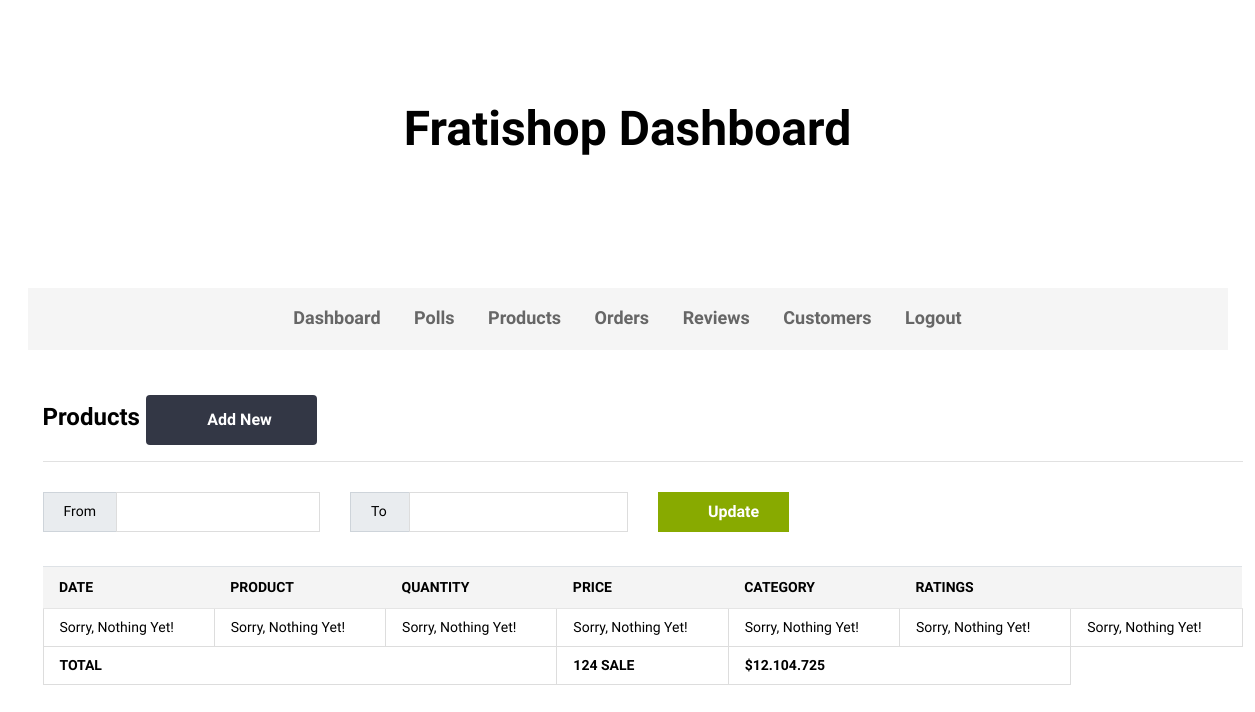
Page /dashboard-all-products/ on the earlier database version.
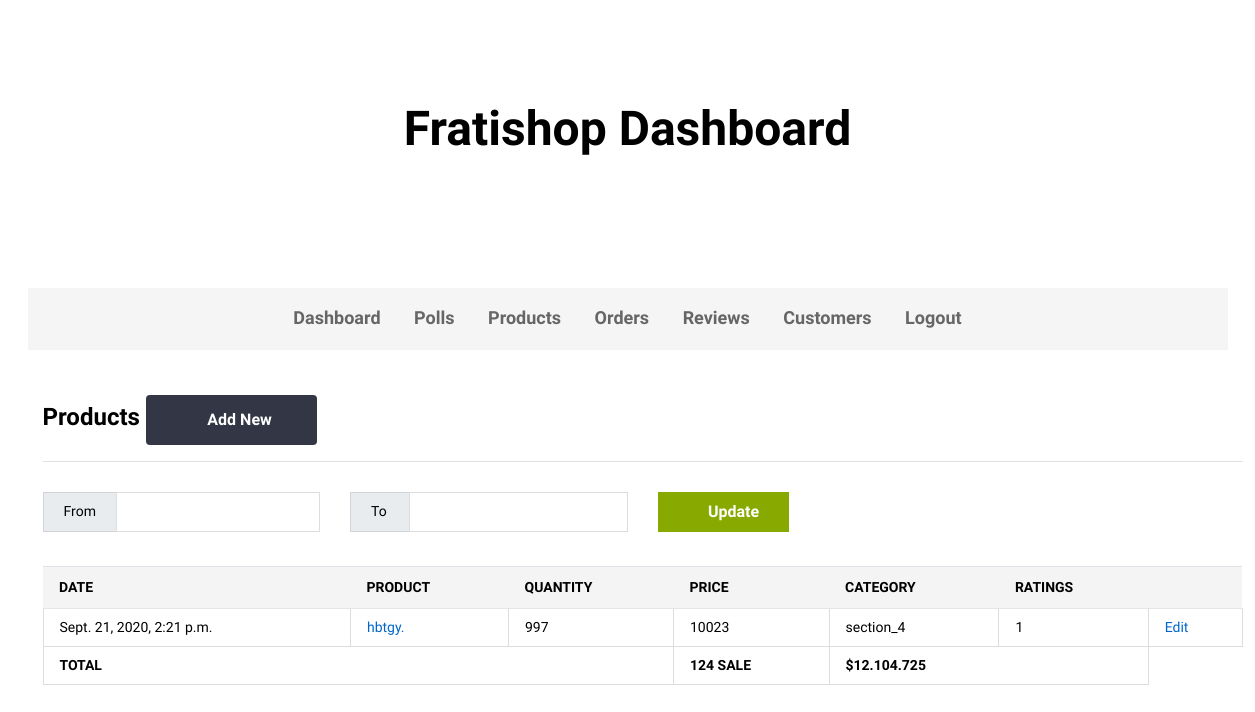
Same page on the later database version.
### product/models.py (models this page shows, shortened)
class Product(models.Model):
	name = models.CharField(max_length=150)
	tag_title = models.CharField(max_length=150, default="Sale")
	tag_title_color = models.CharField(max_length=150, default="orange")
	section = models.CharField(max_length=150, default="section_one")
	image_1 = models.ImageField(upload_to='product/images/', blank=True)
	image_2 = models.ImageField(upload_to='product/images/', blank=True)
	image_3 = models.ImageField(upload_to='product/images/', blank=True)
	image_4 = models.ImageField(upload_to='product/images/', blank=True)
	video = models.CharField(max_length=150, default="jshsjssd7sjs")
	description = models.TextField(default="none")
	specification = models.TextField(default="none")
	review = models.ManyToManyField(Review, through="ProductReviewConnector", through_fields=("product", "review"),)
	category = models.CharField(max_length=150)
	quantity = models.IntegerField(blank=True, null=True)
	threshold = models.IntegerField(blank=True, null=True, default=1)
	price = models.IntegerField(blank=True, null=True)
	old_price = models.IntegerField(blank=True, null=True, default=0)
	rating = models.IntegerField(blank=True, null=True)
	colors = models.ManyToManyField(Color, through="ProductColorConnector", through_fields=("product", "color"),)
	shipping_charge = models.FloatField(blank=True, null=True)
	dimension = models.CharField(max_length=150)
	delivery_info = models.CharField(max_length=150, default="none")
	slug = models.SlugField(unique=True, default="rayslug")
	pub_date = models.DateTimeField(default=timezone.now)

### admin_app/views.py (the view)
# urls.py: path("dashboard-all-products/", views.DashboardAllProductsView, name="dashboard_all_products"),
def DashboardAllProductsView(request):
	products = Product.objects.order_by("-pub_date")
	context = {"products": products}
	return render(request, 'admin_app/all_products.html', context)

### admin_app/templates/admin_app/all_products.html (shortened to what the changed rows need)
{% extends 'admin_app/base.html' %}
{% load static %}
{% block content %}
        <div class="container">
            <div class="ps-section__content">
                <div class="ps-block--vendor-dashboard">
                    <div class="ps-block__content">
                        <div class="table-responsive">
                            <table class="table ps-table ps-table--vendor">
                                <thead>
                                    <tr>
                                        <th>date</th>
                                        <th>Product</th>
                                        <th>Quantity</th>
                                        <th>Price</th>
                                        <th>Category</th>
                                        <th>Ratings</th>
                                         <th></th>
                                    </tr>
                                </thead>
                                <tbody>
                                	{% if products %}
                                		{% for product in products %}
				                            <tr>
				                                <td>{{ product.pub_date }}</td>
				                                <td><a href="{% url 'dashboard_product_detail' product.slug %}">{{ product.name }}.</a></td>
				                                {% if product.quantity <= product.threshold %}
				                                	<td style="background-color: red; color: white;">{{ product.quantity }}</td>
				                                {% else %}
				                                	<td>{{ product.quantity }}</td>
				                                {% endif %}
				                                <td>{{ product.price }}</td>
				                                <td>{{ product.category }}</td>
				                                <td>{{ product.rating }}</td>
				                                <td><a href="{% url 'edit_product' product.slug %}">Edit</a></td>
				                            </tr>
				                          {% endfor %}
				                       {% else %}
				                       		 <tr>
				                                <td>Sorry, Nothing Yet!</td>
				                                 <td>Sorry, Nothing Yet!</td>
				                                  <td>Sorry, Nothing Yet!</td>
				                                   <td>Sorry, Nothing Yet!</td>
				                                    <td>Sorry, Nothing Yet!</td>
				                                     <td>Sorry, Nothing Yet!</td>
				                                      <td>Sorry, Nothing Yet!</td>
				                            </tr>
				                        {% endif %}
                                </tbody>
                            </table>
                        </div>
                    </div>
                </div>
            </div>
        </div>
{% endblock %}

Differences in the rows shown:
added Product: pub_date "Sept. 21, 2020, 2:21 p.m.", name "hbtgy", quantity "997", price "10023", category "section_4", rating "1"
Other differences:
text no longer shown: "Sorry, Nothing Yet! Sorry, Nothing Yet! Sorry, Nothing Yet! Sorry, Nothing Yet! Sorry, Nothing Yet! Sorry, Nothing Yet! Sorry, Nothing Yet!"
